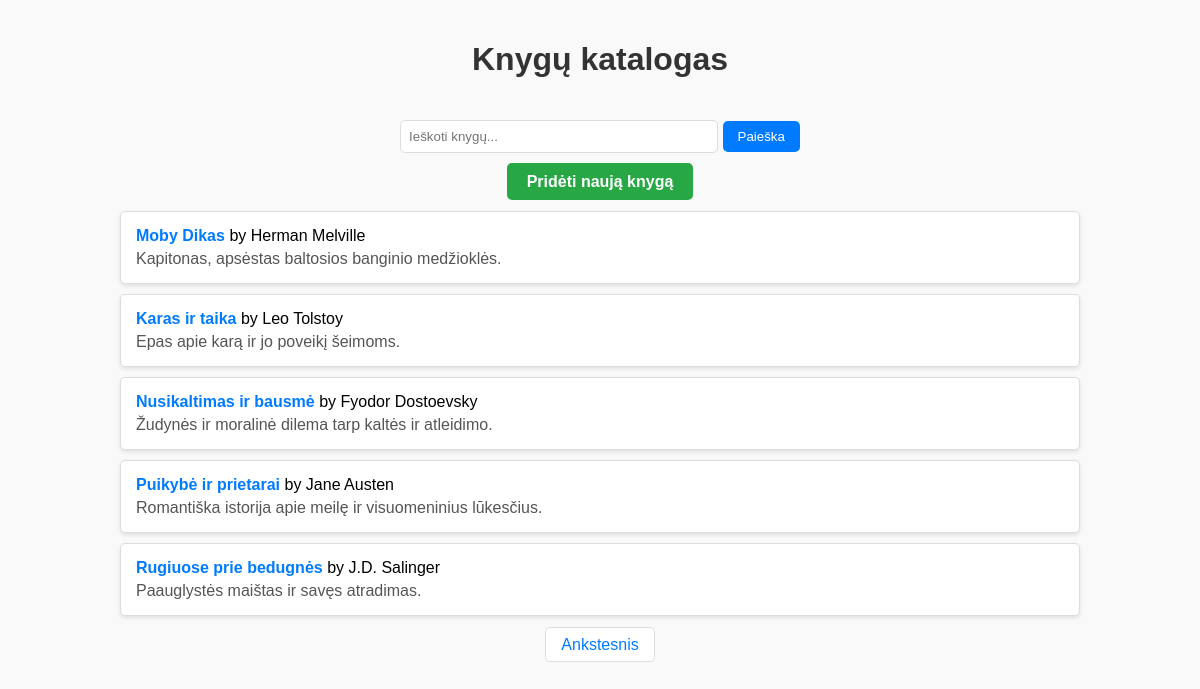
Page /?q=&page=2 on the committed database.
### knygos/models.py (models this page shows, shortened)
class Book(models.Model):
    title = models.CharField(max_length=255)  # Knygos pavadinimas
    author = models.CharField(max_length=255)  # Autorius
    description = models.TextField()  # Aprašymas

### knygos/views.py (the view)
# urls.py: path('', views.book_list_view, name='home'),  # Pagrindinis puslapis - knygų sąrašas
def book_list_view(request):
    query = request.GET.get('q', '')  # Paieškos užklausa
    books = Book.objects.filter(
        Q(title__icontains=query) | Q(author__icontains=query)  # Filtruojame pagal pavadinimą arba autorių
    )
    paginator = Paginator(books, 5)  # Puslapiavimas - 5 knygos viename puslapyje
    page_number = request.GET.get('page')  # Dabartinis puslapis
    page_obj = paginator.get_page(page_number)
    return render(request, 'knygos/book_list.html', {'page_obj': page_obj, 'query': query})

### knygos/templates/knygos/book_list.html (shortened to what this page needs)
<!DOCTYPE html>
<html lang="en">
<head>
    {% load static %}
    <link rel="stylesheet" href="{% static 'css/styles.css' %}">
</head>
<body>
    <h1>Knygų katalogas</h1>
    <form method="get">
        <input type="text" name="q" value="{{ query }}" placeholder="Ieškoti knygų...">
        <button type="submit">Paieška</button>
    </form>
    <div style="text-align: center; margin-bottom: 20px;">
        <a href="{% url 'add_book' %}" class="button">Pridėti naują knygą</a>
    </div>
    <ul>
        {% for book in page_obj %}
            <li>
                <b>{{ book.title }}</b> by {{ book.author }}
                <p>{{ book.description }}</p>
            </li>
        {% endfor %}
    </ul>
    <div>
        {% if page_obj.has_previous %}
            <a href="?q={{ query }}&page={{ page_obj.previous_page_number }}">Ankstesnis</a>
        {% endif %}
    </div>
</body>
</html>

### knygos/static/css/styles.css (style rules this page uses)
body { font-family: Arial, sans-serif; margin: 0; padding: 0; background-color: #f9f9f9; }
h1 { text-align: center; color: #333; padding: 20px 0; }
form { text-align: center; margin-bottom: 20px; }
form input[type="text"] { width: 300px; padding: 8px; border: 1px solid #ddd; border-radius: 5px; }
form button { padding: 8px 15px; background-color: #007bff; color: white; border: none; border-radius: 5px; cursor: pointer; }
ul { list-style-type: none; padding: 0; margin: 20px auto; width: 80%; }
ul li { background-color: white; margin: 10px 0; padding: 15px; border: 1px solid #ddd; border-radius: 5px; box-shadow: 0px 2px 4px rgba(0, 0, 0, 0.1); }
ul li b { color: #007bff; }
ul li p { margin: 5px 0 0; color: #555; }
div { text-align: center; margin-top: 20px; }
a { text-decoration: none; color: #007bff; padding: 8px 15px; border: 1px solid #ddd; border-radius: 5px; background-color: white; }
.button { padding: 10px 20px; background-color: #28a745; color: white; text-decoration: none; border-radius: 5px; font-size: 16px; font-weight: bold; border: none; cursor: pointer; }

### rows in the picture
Book: title "Moby Dikas", author "Herman Melville", description "Kapitonas, apsėstas baltosios banginio medžioklės."
Book: title "Karas ir taika", author "Leo Tolstoy", description "Epas apie karą ir jo poveikį šeimoms."
Book: title "Nusikaltimas ir bausmė", author "Fyodor Dostoevsky", description "Žudynės ir moralinė dilema tarp kaltės ir atleidimo."
Book: title "Puikybė ir prietarai", author "Jane Austen", description "Romantiška istorija apie meilę ir visuomeninius lūkesčius."
Book: title "Rugiuose prie bedugnės", author "J.D. Salinger", description "Paauglystės maištas ir savęs atradimas."
